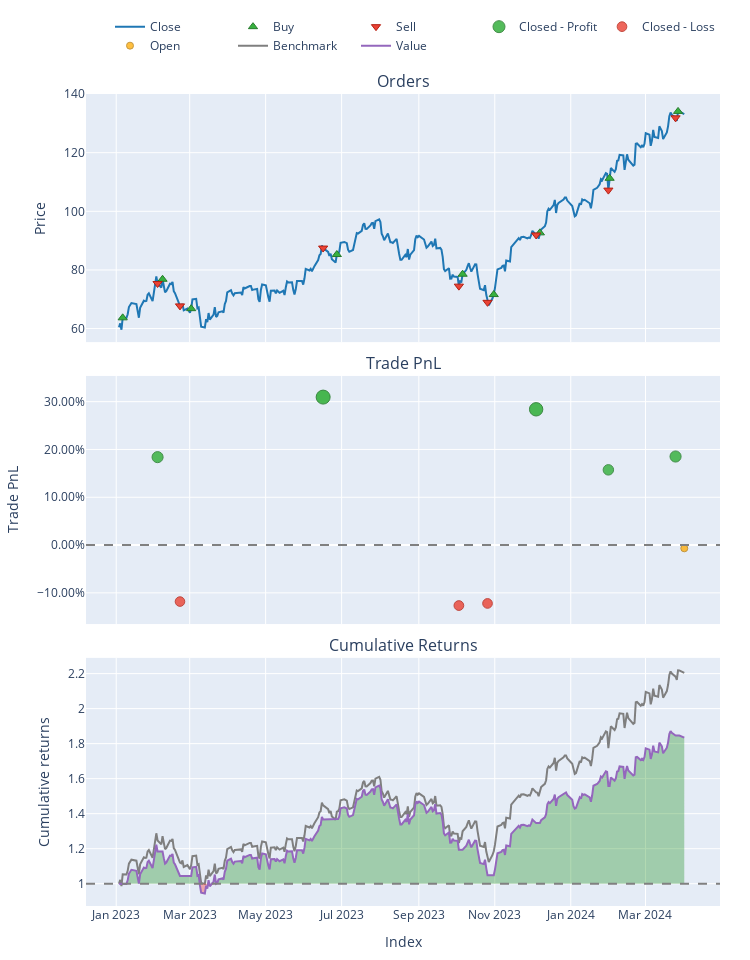

Notebook cell for this chart:
### Code cell
xx = pf.get_orders()

# pf.cumulative_returns().vbt.plot().show()
max_pf = pf.total_return().idxmax()

opf = pf[max_pf]
opf.plot().show()

# Show performance metrics
print(max_pf)
print(opf.stats())

### Figure 1 — Plotly figure (JSON) as saved in the notebook; plotly's stock layout.template omitted (floating-point values rounded to 4 significant figures; data arrays with more than 128 entries replaced by an {"elided": "..."} marker saying what was removed)
{"data": [{"legendgroup": "0", "line": {"color": "#1f77b4"}, "name": "Close", "showlegend": true, "type": "scatter", "uid": "9370b8ff-915e-4049-a02d-a97bb3b28155", "x": {"elided": "312 str values"}, "xaxis": "x", "y": {"elided": "312 float values"}, "yaxis": "y"}, {"customdata": [[0, 1.571, 0], [2, 1.541, 0], [4, 1.563, 0], [6, 1.604, 0], [8, 1.521, 0], [10, 1.464, 0], [12, 1.453, 0], [14, 1.4, 0], [16, 1.377, 0]], "hovertemplate": "Order Id: %{customdata[0]}<br>Timestamp: %{x}<br>Price: %{y}<br>Size: %{customdata[1]:.6f}<br>Fees: %{customdata[2]:.6f}", "legendgroup": "1", "marker": {"color": "#37B13F", "line": {"color": "rgb(38,123,44)", "width": 1}, "size": 8, "symbol": "triangle-up"}, "mode": "markers", "name": "Buy", "type": "scatter", "uid": "ba8be214-0220-42aa-87ee-1611163650ba", "x": ["2023-01-06T05:00:00+00:00", "2023-02-07T05:00:00+00:00", "2023-03-02T05:00:00+00:00", "2023-06-27T04:00:00+00:00", "2023-10-06T04:00:00+00:00", "2023-10-31T04:00:00+00:00", "2023-12-07T05:00:00+00:00", "2024-02-01T05:00:00+00:00", "2024-03-27T04:00:00+00:00"], "xaxis": "x", "y": [63.66, 76.81, 66.79, 85.25, 78.54, 71.6, 92.65, 111.3, 134.1], "yaxis": "y"}, {"customdata": [[1, 1.571, 0], [3, 1.541, 0], [5, 1.563, 0], [7, 1.604, 0], [9, 1.521, 0], [11, 1.464, 0], [13, 1.453, 0], [15, 1.4, 0]], "hovertemplate": "Order Id: %{customdata[0]}<br>Timestamp: %{x}<br>Price: %{y}<br>Size: %{customdata[1]:.6f}<br>Fees: %{customdata[2]:.6f}", "legendgroup": "2", "marker": {"color": "#EA4335", "line": {"color": "rgb(181,31,18)", "width": 1}, "size": 8, "symbol": "triangle-down"}, "mode": "markers", "name": "Sell", "type": "scatter", "uid": "b731a0e3-a5d9-4869-9301-85d631dfdd63", "x": ["2023-02-03T05:00:00+00:00", "2023-02-21T05:00:00+00:00", "2023-06-16T04:00:00+00:00", "2023-10-03T04:00:00+00:00", "2023-10-26T04:00:00+00:00", "2023-12-04T05:00:00+00:00", "2024-01-31T05:00:00+00:00", "2024-03-25T04:00:00+00:00"], "xaxis": "x", "y": [75.37, 67.74, 87.46, 74.47, 68.94, 91.93, 107.2, 131.9], "yaxis": "y"}, {"customdata": [[0, 0, 18.39, 0.1839], [2, 2, 32.32, 0.3096], [5, 5, 29.77, 0.284], [6, 6, 21.18, 0.1573], [7, 7, 28.87, 0.1853]], "hovertemplate": "Exit Trade Id: %{customdata[0]}<br>Position Id: %{customdata[1]}<br>Exit Timestamp: %{x}<br>PnL: %{customdata[2]:.6f}<br>Return: %{customdata[3]:.2%}", "legendgroup": "3", "marker": {"color": "#37B13F", "line": {"color": "rgb(38,123,44)", "width": 1}, "opacity": [0.8378, 0.9, 0.8873, 0.8246, 0.8384], "size": [11.1, 14, 13.41, 10.48, 11.13], "symbol": "circle"}, "mode": "markers", "name": "Closed - Profit", "type": "scatter", "uid": "2e8b8ac8-512c-4907-958d-9bb8f7a38f0b", "x": ["2023-02-03T05:00:00+00:00", "2023-06-16T04:00:00+00:00", "2023-12-04T05:00:00+00:00", "2024-01-31T05:00:00+00:00", "2024-03-25T04:00:00+00:00"], "xaxis": "x2", "y": [0.1839, 0.3096, 0.284, 0.1573, 0.1853], "yaxis": "y2"}, {"customdata": [[1, 1, -13.99, -0.1182], [3, 3, -17.29, -0.1265], [4, 4, -14.58, -0.1221]], "hovertemplate": "Exit Trade Id: %{customdata[0]}<br>Position Id: %{customdata[1]}<br>Exit Timestamp: %{x}<br>PnL: %{customdata[2]:.6f}<br>Return: %{customdata[3]:.2%}", "legendgroup": "4", "marker": {"color": "#EA4335", "line": {"color": "rgb(181,31,18)", "width": 1}, "opacity": [0.8052, 0.8093, 0.8071], "size": [9.576, 9.768, 9.667], "symbol": "circle"}, "mode": "markers", "name": "Closed - Loss", "type": "scatter", "uid": "3a14b7ea-d5d7-4386-a4e3-542045cbd1d7", "x": ["2023-02-21T05:00:00+00:00", "2023-10-03T04:00:00+00:00", "2023-10-26T04:00:00+00:00"], "xaxis": "x2", "y": [-0.1182, -0.1265, -0.1221], "yaxis": "y2"}, {"customdata": [[8, 8, -1.253, -0.006787]], "hovertemplate": "Exit Trade Id: %{customdata[0]}<br>Position Id: %{customdata[1]}<br>Exit Timestamp: %{x}<br>PnL: %{customdata[2]:.6f}<br>Return: %{customdata[3]:.2%}", "legendgroup": "5", "marker": {"color": "#FFAA00", "line": {"color": "rgb(178,118,0)", "width": 1}, "opacity": [0.75], "size": [7], "symbol": "circle"}, "mode": "markers", "name": "Open", "type": "scatter", "uid": "ef52d360-5e4e-49dc-ae62-e77897b84f44", "x": ["2024-04-01T04:00:00+00:00"], "xaxis": "x2", "y": [-0.006787], "yaxis": "y2"}, {"legendgroup": "6", "line": {"color": "#7f7f7f"}, "name": "Benchmark", "showlegend": true, "type": "scatter", "uid": "d489dfc4-c754-4635-b330-e58c19624294", "x": {"elided": "312 str values"}, "xaxis": "x3", "y": {"elided": "312 float values"}, "yaxis": "y3"}, {"hoverinfo": "skip", "legendgroup": "7", "line": {"color": "rgba(0, 0, 0, 0)", "width": 0}, "opacity": 0, "showlegend": false, "type": "scatter", "uid": "4afce367-0500-4353-9a23-e648135f3a58", "x": {"elided": "312 str values"}, "xaxis": "x3", "y": {"elided": "312 int values"}, "yaxis": "y3"}, {"connectgaps": false, "fill": "tonexty", "fillcolor": "rgba(0, 128, 0, 0.3)", "hoverinfo": "skip", "legendgroup": "7", "line": {"color": "rgba(0, 0, 0, 0)", "width": 0}, "opacity": 0, "showlegend": false, "type": "scatter", "uid": "c4f9462f-a56a-4c0f-aad5-6a6c79040d3a", "x": {"elided": "312 str values"}, "xaxis": "x3", "y": {"elided": "312 float values"}, "yaxis": "y3"}, {"hoverinfo": "skip", "legendgroup": "7", "line": {"color": "rgba(0, 0, 0, 0)", "width": 0}, "opacity": 0, "showlegend": false, "type": "scatter", "uid": "4ff4de24-3914-437b-adb9-b1c53359d630", "x": {"elided": "312 str values"}, "xaxis": "x3", "y": {"elided": "312 int values"}, "yaxis": "y3"}, {"connectgaps": false, "fill": "tonexty", "fillcolor": "rgba(255, 0, 0, 0.3)", "hoverinfo": "skip", "legendgroup": "7", "line": {"color": "rgba(0, 0, 0, 0)", "width": 0}, "opacity": 0, "showlegend": false, "type": "scatter", "uid": "de7bc00f-0b46-44ce-b242-8c862c4903e6", "x": {"elided": "312 str values"}, "xaxis": "x3", "y": {"elided": "312 float values"}, "yaxis": "y3"}, {"legendgroup": "8", "line": {"color": "#9467bd"}, "name": "Value", "showlegend": true, "type": "scatter", "uid": "8c44f667-8565-4875-bc50-1ca489a4418f", "x": {"elided": "312 str values"}, "xaxis": "x3", "y": {"elided": "312 float values"}, "yaxis": "y3"}, {"hoverinfo": "skip", "legendgroup": "7", "line": {"color": "rgba(0, 0, 0, 0)", "width": 0}, "opacity": 0, "showlegend": false, "type": "scatter", "uid": "38b68b4b-ba49-4abd-8152-8fc30531f78f", "x": {"elided": "312 str values"}, "xaxis": "x3", "y": {"elided": "312 int values"}, "yaxis": "y3"}], "layout": {"annotations": [{"font": {"size": 16}, "showarrow": false, "text": "Orders", "x": 0.5, "xanchor": "center", "xref": "paper", "y": 1, "yanchor": "bottom", "yref": "paper"}, {"font": {"size": 16}, "showarrow": false, "text": "Trade PnL", "x": 0.5, "xanchor": "center", "xref": "paper", "y": 0.6528, "yanchor": "bottom", "yref": "paper"}, {"font": {"size": 16}, "showarrow": false, "text": "Cumulative Returns", "x": 0.5, "xanchor": "center", "xref": "paper", "y": 0.3056, "yanchor": "bottom", "yref": "paper"}], "height": 960, "legend": {"orientation": "h", "traceorder": "normal", "x": 1, "xanchor": "right", "y": 1.042, "yanchor": "bottom"}, "margin": {"b": 30, "l": 30, "r": 30, "t": 30}, "shapes": [{"line": {"color": "gray", "dash": "dash"}, "type": "line", "x0": 0, "x1": 1, "xref": "paper", "y0": 0, "y1": 0, "yref": "y2"}, {"line": {"color": "gray", "dash": "dash"}, "type": "line", "x0": 0, "x1": 1, "xref": "paper", "y0": 1, "y1": 1, "yref": "y3"}], "showlegend": true, "width": 750, "xaxis": {"anchor": "y", "domain": [0, 1], "matches": "x3", "showticklabels": false}, "xaxis2": {"anchor": "y2", "domain": [0, 1], "matches": "x3", "showticklabels": false}, "xaxis3": {"anchor": "y3", "domain": [0, 1], "title": {"text": "Index"}}, "yaxis": {"anchor": "x", "domain": [0.6944, 1], "title": {"text": "Price"}}, "yaxis2": {"anchor": "x2", "domain": [0.3472, 0.6528], "tickformat": ".2%", "title": {"text": "Trade PnL"}}, "yaxis3": {"anchor": "x3", "domain": [0, 0.3056], "title": {"text": "Cumulative returns"}}}}
